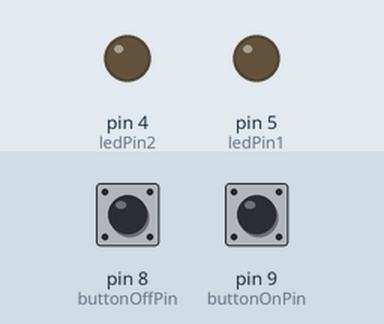
Simulated run of this sketch. Board: Arduino Uno, built with avr-gcc and run on an emulated ATmega328P. Shown: output pins drawn as LEDs (lit = HIGH). The inputs (shaded band) are chosen by the test bench; at power-on: pin 8 (buttonOffPin) HIGH, pin 9 (buttonOnPin) HIGH.

Above: at 1.2 s.
1.3 s: pin 8 (buttonOffPin) pulled LOW for 0.15 s
At 2.3 s:
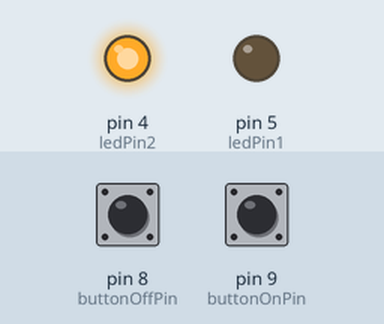
At 12.3 s:
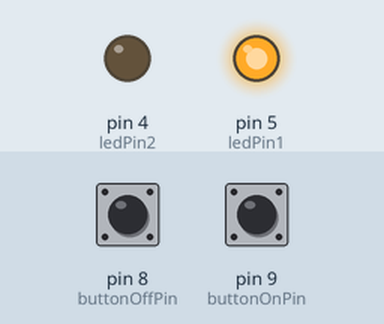
Timing chart, 0 to 18.8 s (numbered marks = the images above; inputs shaded):
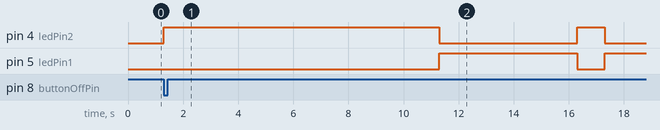

The sketch:

Digital-IO.ino
```cpp
int ledPin1 = 5;
int ledPin2 = 4;
int buttonOnPin = 9;
int buttonOffPin = 8;


void setup() {
  // put your setup code here, to run once:
  pinMode(ledPin1, OUTPUT);
  pinMode(ledPin2, OUTPUT);
  pinMode(buttonOnPin, INPUT_PULLUP);
  pinMode(buttonOffPin, INPUT_PULLUP);
}

void loop() {
  // put your main code here, to run repeatedly:
  if(digitalRead(buttonOnPin) == LOW)
  {
    digitalWrite(ledPin1, HIGH);
    digitalWrite(ledPin2, LOW);
    delay(10000);
    digitalWrite(ledPin1, LOW);
    digitalWrite(ledPin2, HIGH);
    delay(5000);
    digitalWrite(ledPin1, HIGH);
    digitalWrite(ledPin2, LOW);
    delay(1000);
    digitalWrite(ledPin1, LOW);
    digitalWrite(ledPin2, HIGH);

  }
  if(digitalRead(buttonOffPin) == LOW)
  {
    digitalWrite(ledPin1, LOW);
    digitalWrite(ledPin2, HIGH);
    delay(10000);
    digitalWrite(ledPin1, HIGH);
    digitalWrite(ledPin2, LOW);
    delay(5000);
     digitalWrite(ledPin1, LOW);
    digitalWrite(ledPin2, HIGH);
    delay(1000);
     digitalWrite(ledPin1, HIGH);
    digitalWrite(ledPin2, LOW);
  }
}
```

Measured:
- after the input at 1.3 s, pin 4 (ledPin2): LOW → HIGH at once, → LOW 10.0 s later, → HIGH 5.0 s later, → LOW 1.0 s later; pin 5 (ledPin1): LOW → HIGH after 10.0 s, → LOW 5.0 s later, → HIGH 1.0 s later
